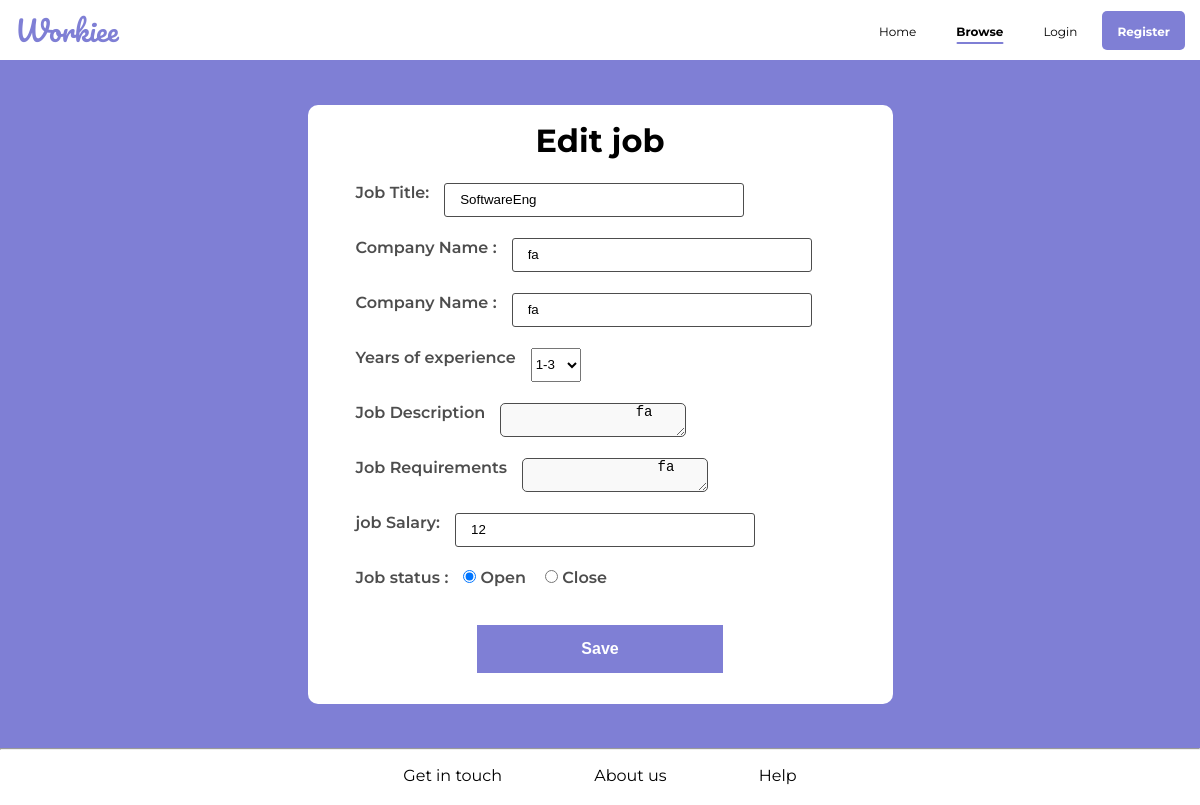
/jobs/edit/30, run on the app's committed database.
### jobs/models.py (models this page shows)
class Jobs(models.Model):
    jobtitle = models.CharField(max_length=255)
    jobsalary = models.IntegerField(default=0)
    jobstatus = models.CharField(max_length=255)
    yearsofexperience = models.CharField(max_length=255)
    companyname = models.CharField(max_length=255)
    companyaddress = models.CharField(max_length=255)
    jobdescription = models.TextField(default='')
    jobrequirements = models.TextField(default='')
    user_id = models.ForeignKey(User, on_delete=models.CASCADE,null=True)

### jobs/views.py (the view)
# urls.py: path('edit/<int:id>',views.edit,name='edit'),
def edit(request,id):
  template= loader.get_template('editJob.html')
  alljobs = Jobs.objects.get(id=id)
  context = {
        'x' : alljobs,
    }
  return HttpResponse(template.render(context,request))

### templates/editJob.html (shortened to what this page needs)
{% load static %}
<!DOCTYPE html>
<html>
<head>
    <link rel="stylesheet" href="{% static 'css/editjob.css' %}" />
    <link rel="stylesheet" href="{% static 'css/style.css' %}" />
        <link rel="stylesheet" href="https://cdnjs.cloudflare.com/ajax/libs/font-awesome/5.15.4/css/all.min.css">
</head>
<body>
  <div class="header">
    <nav class="container">
        <h1 class="logo"><a href="{%url 'index'%}">Workiee</a></h1>
        <ul>
            <li><a href="{%url 'index'%}">Home</a></li>
            <li><a href="{%url 'browse'%}" class="selected">Browse</a></li>
            <li name="login" role="authentication"><a href="{%url 'login'%}">Login</a></li>
            <li name="register" role="authentication"><a href="{%url 'register'%}">Register</a></li>
        </ul>
    </nav>
</div>
  <div class="editJob-form" >
    <div class="container">
      <div class="form-box">
        <form action="{% url 'update' %}" method = "post" id = "editJob" class="editJob">
          <h2>Edit job</h2>
          <div class="input-group">
            <div class="input-field">
              <label for="jobTitle"> Job Title: </label>
              <input type="text" name="jobTitle" id="jobTitle" placeholder="Job Title" required value = "{{x.jobtitle}}">
            </div>
            <div class="input-field">
              <label for="CompanyName">Company Name :</label>
              <input type="text" name="CompanyName" id="CompanyName" placeholder="Company Name" required value = "{{x.companyname}}">
            </div>
            <div class="input-field">
              <label for="CompanyAddress">Company Name :</label>
              <input type="text" name="CompanyAddress" id="CompanyAddress" placeholder="Company Address" required value = "{{x.companyaddress}}">
            </div>
            <div class="input-field">
              <label for="yearsOfExperience">Years of experience</label>
              <select name="yearsOfExperience" id="yearsOfExperience">
                  <option value="1:3" {% if x.yearsofexperience == '1:3' %}selected{% endif %}>1-3</option>
              </select>
            </div>
            <div class="input-field">
              <label for="jobDescription">Job Description</label>
              <textarea name="jobDescription" id="jobDescription" placeholder="job Description">
                {{x.jobdescription}}
              </textarea>
            </div>
            <div class="input-field">
              <label for="jobRequirements">Job Requirements</label>
              <textarea name="jobRequirements" id="jobRequirements" placeholder="jobRequirements">
                {{x.jobrequirements}}
              </textarea>
            </div>
            <div class="input-field">
              <label for="jobSalary">job Salary:</label>
              <input type="number" name="jobSalary" id="jobSalary" placeholder="Salary" required value = "{{x.jobsalary}}">
            </div>
            <div class="input-field">
              <label for="jobStatus">Job status : </label>
              <div class="jobStatus">
                <input type="radio" name="JobStatus" value="open" required {% if x.jobstatus == 'open' %}checked{% endif %}>
                <label for="open">Open</label>
                <input type="radio" name="JobStatus" value="close" required {% if x.jobstatus == 'close' %}checked{% endif %}>
                <label for="close">Close</label>
              </div>
            </div>
          </div>
          <div class="input-button">
            <input type="submit" value="Save"/>
          </div>
        </div>
      </div>
    </div>
    <hr>
    <footer>
        <center>
            <a href="#">Get in touch</a>
            <a href="#">About us</a>
            <a href="#">Help</a>
        </center>
    </footer>
</body>
</html>

### static/css/editjob.css (style rules this page uses)
:root { --primary-background: #ffffff; --primary-text-color-dark: #000000; --primary-text-color-light: #ffffff; --secondary-text-color: #4D4D4D; --primary-style-color: #7F7FD5; --primary-syle-color-hover:#5b5b94; --primary-style-shade:#EAEBED; --color-input-success: #09c372; --primary-style-link:#0172B1; }
* { margin:0; padding: 0; box-sizing: border-box; transition: 0.2s; }
@media (min-width: 576px) { .container { width: 400px; } }
@media (min-width: 768px) { .container { width: 750px; } }
@media (min-width: 992px) { .container { width: 970px; } }
@media (min-width: 1200px) { .container { width: 1170px; } }
.header { height: 4rem; }
.editJob-form { display: flex; align-items: center; background-color: var(--primary-style-color); height:calc(100vh - 7rem ); width: 100%; }
.container { margin: 20px auto; display: flex; align-items: center; }
.editJob-form .container .form-box { display: flex; align-items: center; margin: 0px auto; width: clamp(400px, 50%, 1050px); }
.editJob-form .container .form-box form { background-color: var(--primary-text-color-light); width: 100%; padding: 1rem 2rem; border-radius: 10px; }
.editJob-form .container .form-box form .input-group { display: flex; flex-wrap: wrap; gap: 5px 10px; }
.input-field { flex: 1 1 calc(50% - 2rem); display: flex; flex-wrap: wrap; margin: 0.5rem 1rem; }
.input-field label { color: var(--secondary-text-color); margin-right: 15px; margin-bottom: 15px; font-weight: 600; }
.editJob-form .container .form-box form h2 { font-size: 2rem; margin-bottom: 15px; color: var(--primary-text-color-dark); text-align: center; position: relative; }
.input-field input[type="text" ] ,.input-field input[type="number" ] { width: clamp(150px , 100% , 300px); background: transparent; border: 0.5px solid var(--secondary-text-color); border-radius: 3px; outline: 0; padding: 0px 15px; }
.editJob-form .container .form-box form .input-button { display: flex; padding: 15px; }
.editJob-form .container .form-box form .input-button input { margin: 0px auto; width: 50%; padding: 15px 30px; background-color: var(--primary-style-color); border: none; color:var(--primary-text-color-light); transition: 0.2s; font-weight: 700; font-size: 16px; cursor: pointer; }
.input-button { display: flex; flex-direction: column; }
textarea { transition: 0.2s; font-size: 14px; border: 1px solid #ccc; border-radius: 5px; resize: vertical; background-color: #f9f9f9; border: 1px solid var(--secondary-text-color); }
footer { height: 2rem; display: flex; justify-content: center; align-items: center; }
footer a { text-decoration: none; color: var(--primary-text-color-dark); margin-right: 3rem; }
footer a:last-child { margin-right: 0px; }

### data on the page
Jobs: jobTitle "SoftwareEng", CompanyName "fa", CompanyAddress "fa", yearsOfExperience "1-3", jobDescription "fa", jobRequirements "fa", jobSalary "12", jobstatus "☑"
